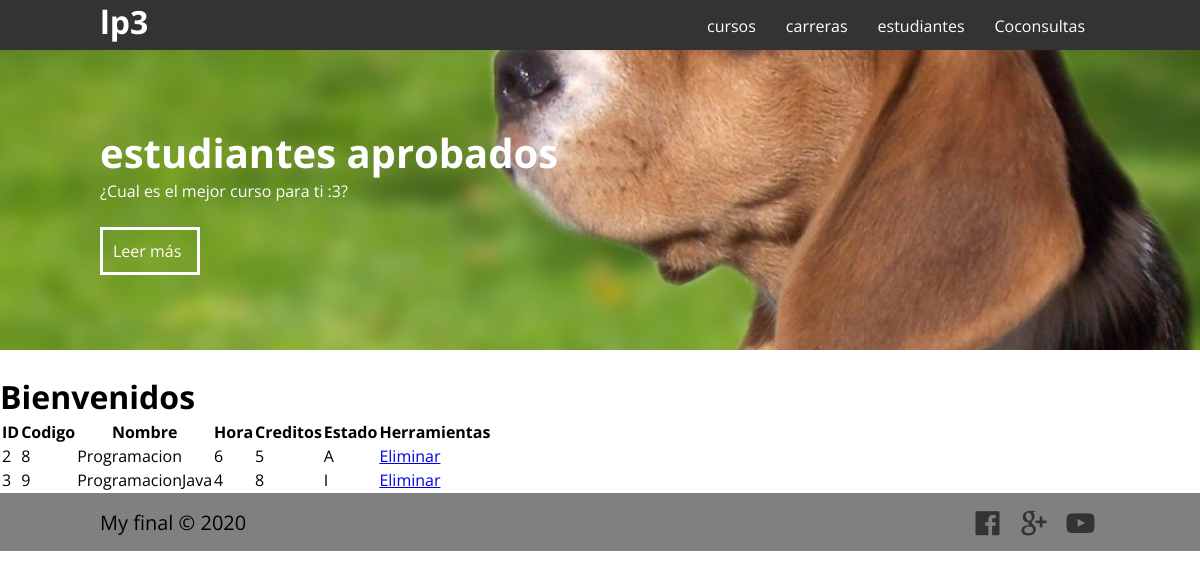
Screenshot of /cursos/ with the database file from the repository.
### appFinalLP3/models.py (models this page shows)
class Curso(models.Model):
    codigo=models.IntegerField(unique=True)
    nombre=models.CharField(max_length=100)
    horas=models.IntegerField()
    creditos=models.CharField(max_length=100)
    estado=models.CharField(max_length=1)

### appFinalLP3/views.py (the view)
# urls.py: path('cursos/',views.listar_cursos,name="cursos"),
def listar_cursos(request):
    cursos = Curso.objects.all()
    return render(request,'cursos.html',{
        'cursos': cursos,
        'titulo' : 'Listado de Cursos'
    })

### appFinalLP3/templates/cursos.html (shortened to what this page needs)
{%extends 'layout.html'%}
{%block contenedor%}
<h1 class="title">Bienvenidos</h1>
<table>
    <tr>
        <th>ID</th>
        <th>Codigo</th>
        <th>Nombre</th>
        <th>Hora</th>
        <th>Creditos</th>
        <th>Estado</th>
        <th>Herramientas</th>
    </tr>
    {% for c in cursos%}
        <tr>
            <td>{{c.id}}</td>
            <td>{{c.codigo}}</td>
            <td>{{c.nombre}}</td>
            <td>{{c.horas}}</td>
            <td>{{c.creditos}}</td>
            <td>{{c.estado}}</td><br>
            <td><a href="/eliminar_cursos/{{c.id}}">Eliminar</a></td>
        </tr>
    {%endfor%}
</table>
{% endblock %}

### appFinalLP3/static/css/style-inicio.css (style rules this page uses)
* { margin: 0; padding: 0; box-sizing: border-box; }
body { font-family: 'Open Sans', sans-serif; }
h1 { float: left; }

### rows the page displays
Curso: id "2", codigo "8", nombre "Programacion", horas "6", creditos "5", estado "A"
Curso: id "3", codigo "9", nombre "ProgramacionJava", horas "4", creditos "8", estado "I"
